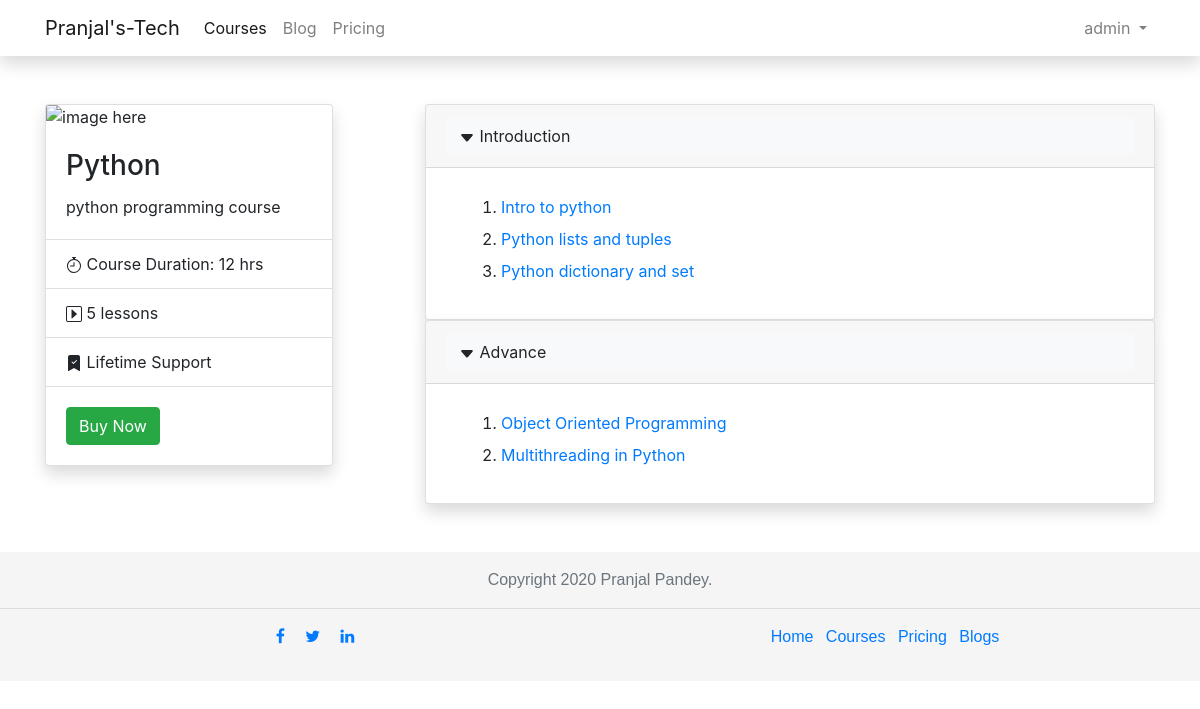
/course/2/ (signed in), run on the app's committed database.
### mywebsite/models.py (models this page shows, shortened)
class Course(models.Model):
    title = models.CharField(max_length=250)
    description = models.CharField(max_length=1000)
    thumbnail_url = models.CharField(max_length=1000)
    video_url = models.CharField(max_length=1000)
    c_types = (
        ('free', 'free' ),
        ('paid', 'paid'),
    )
    course_type = models.CharField(max_length=100, choices=c_types)
    course_length= models.CharField(max_length=100)

class Section(models.Model):
    course = models.ForeignKey(Course, on_delete=models.CASCADE)
    title = models.CharField(max_length=500)

class Lesson(models.Model):
    course = models.ForeignKey(Course, on_delete=models.CASCADE)
    section = models.ForeignKey(Section, on_delete=models.CASCADE, null=True)
    title = models.CharField(max_length=500)
    video_url = models.CharField(max_length=500)
    l_types =(
        ('free', 'free'),
        ('paid', 'paid')
    )
    lesson_type = models.CharField(max_length=100, choices=l_types, default='paid')

### mywebsite/views.py (the view)
# urls.py: path('course/<int:pk>/', views.course_details, name='course_details'),
def course_details(request, pk):
    course = Course.objects.get(id=pk)
    section = Section.objects.filter(course=course)
    lessons = Lesson.objects.filter(course=course)
    return render(request, 'mywebsite/course_detail.html',{
        'course': course,
        'title': course.title,
        'lessons': lessons,
        'sections': section
    })

### mywebsite/templates/mywebsite/course_detail.html (shortened to what this page needs)
{% extends 'mywebsite/base.html' %}
{% block content %}
    <div class="container my-5">
        <div class="row">
            <div class="col-md-4">
                <div class="card shadow" style="width: 18rem;">
                    <img src="..." class="card-img-top" alt="image here">
                    <div class="card-body">
                      <h3 class="card-title">{{course.title}}</h3>
                      <p class="card-text">{{course.description}}</p>
                    </div>
                    <ul class="list-group list-group-flush">
                      <li class="list-group-item">
                        Course Duration: {{course.course_length}}
                    </li>
                      <li class="list-group-item"> {{lessons.count}} lessons</li>
                      <li class="list-group-item">  Lifetime Support</li>
                    </ul>
                    <div class="card-body">
                      <a href="#" class="btn btn-success">Buy Now</a>
                    </div>
                  </div>
            </div>
            <div class="col-md-8">
              {% for section in sections %}
              <div class="accordion" id="accordionExample">
                <div class="card shadow">
                  <div class="card-header" id="headingOne">
                    <h2 class="mb-0">
                      <button class="btn btn-light btn-block text-left" type="button" data-toggle="collapse" data-target="#collapse{{forloop.counter}}" aria-expanded="true" aria-controls="collapse{{forloop.counter}}">
                        <svg width="1em" height="1em" viewBox="0 0 16 16" class="bi bi-caret-down-fill" fill="currentColor" xmlns="http://www.w3.org/2000/svg">
                          <path d="M7.247 11.14L2.451 5.658C1.885 5.013 2.345 4 3.204 4h9.592a1 1 0 0 1 .753 1.659l-4.796 5.48a1 1 0 0 1-1.506 0z"/>
                        </svg> {{section.title}}
                      </button>
                    </h2>
                  </div>
                  <div id="collapse{{forloop.counter}}" class="collapse show" aria-labelledby="headingOne" data-parent="#accordionExample">
                    <div class="card-body">
                      <div class="container">
                        <ol>
                        {% for lesson in lessons %}
                              {%if lesson.section == section%}
                                    <li  class="my-2"><a href="{% url 'lesson_details' course.id lesson.id %}" style="text-decoration: none;">{{lesson.title}}</a></li>
                              {% endif %}
                        {% endfor %}
                      </ol>
                      </div>
                    </div>
                  </div>
                </div>
              </div>
              {% endfor %}
            </div>
        </div>
    </div>
{% endblock %}

### mywebsite/templates/mywebsite/navbar.html (shortened to what this page needs)
    <nav class="navbar navbar-expand-lg navbar-light bg-transparent shadow">
        <div class="container">
        <a class="navbar-brand" href="{% url 'index' %}">Pranjal's-Tech</a>
        <div class="collapse navbar-collapse" id="navbarSupportedContent">
          <ul class="navbar-nav mr-auto">
            <li class="nav-item active">
              <a class="nav-link" href="{% url 'courses' %}">Courses</a>
            </li>
            <li class="nav-item">
              <a class="nav-link" href="{% url 'blogs' %}">Blog</a>
            </li>
            <li class="nav-item">
              <a class="nav-link" href="{% url 'pricing' %}">Pricing</a>
            </li>
          </ul>
        {% if not user.is_authenticated %}
          <ul class="navbar-nav">
            <li class="nav-item active" style="margin-right: 5%;">
              <a class="btn btn-outline-primary" data-toggle="modal" data-target="#loginModal" >Login</a>
            </li>
            <li class="nav-item">
              <a class="btn btn-outline-secondary" href="#">Register</a>
            </li>
          </ul>
          {% else %}
          <ul class="navbar-nav">
          <li class="nav-item dropdown">
            <a class="nav-link dropdown-toggle" href="#" id="navbarDropdown" role="button" data-toggle="dropdown" aria-haspopup="true" aria-expanded="false">
              {{user}}
            </a>
          </li>
          </ul>
{% endif %}
        </div>
    </div>
</nav>

### data on the page
Course: title "Python", description "python programming course", course_length "12 hrs"
Section: title "Introduction"
Lesson: title "Intro to python"
Lesson: title "Python lists and tuples"
Lesson: title "Python dictionary and set"
Section: title "Advance"
Lesson: title "Object Oriented Programming"
Lesson: title "Multithreading in Python"

### other printed values
{{ user }} "admin"
{{ lessons.count }} "5"
